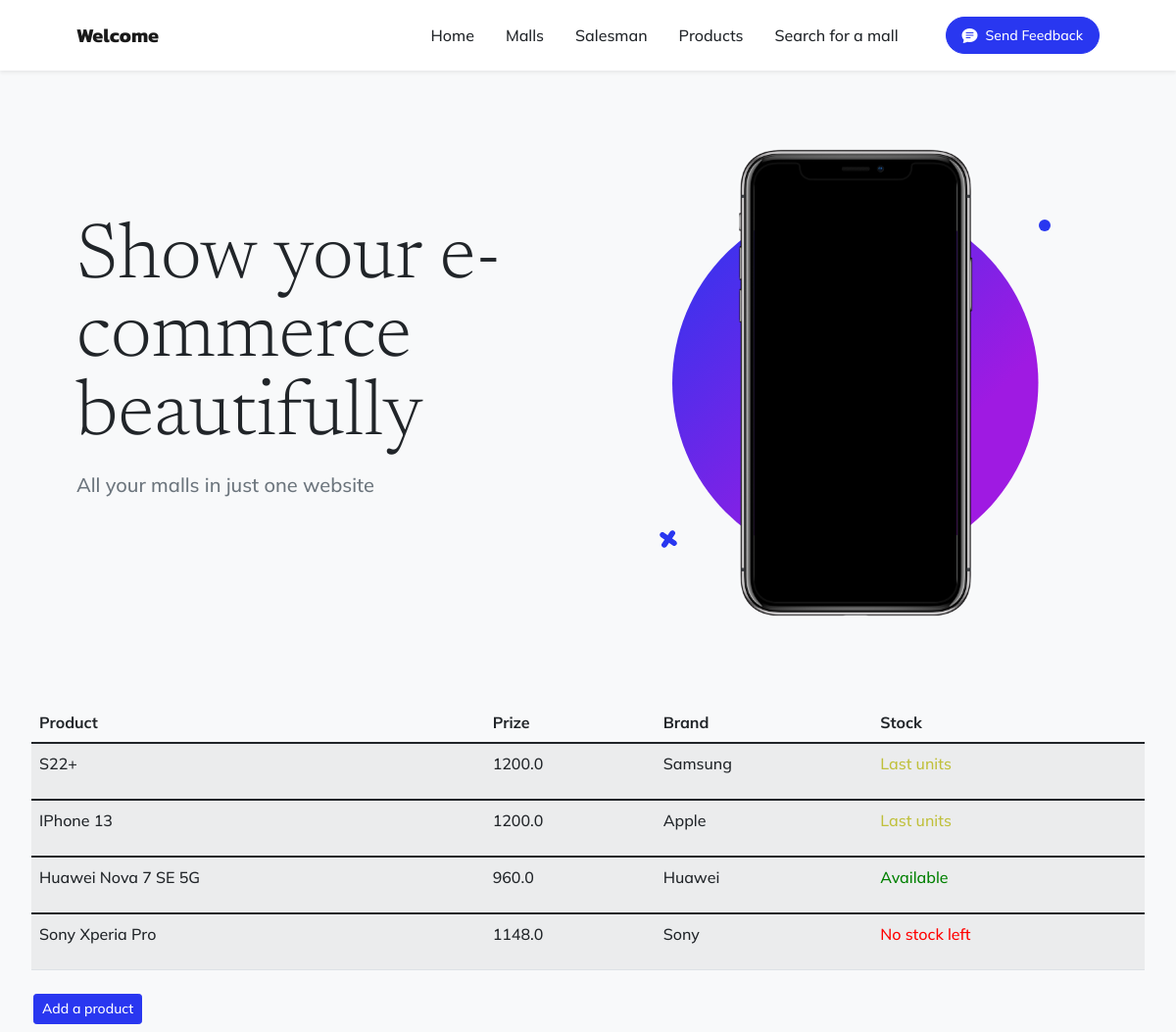
The page /productos on the database its author committed.
### App/models.py (models this page shows)
class Productos(models.Model):
    product= models.CharField(max_length=30)
    prize= models.FloatField("Prize $")
    marcas=(
        (1, 'Apple'),
        (2, 'Samsung'),
        (3, 'Huawei'),
        (4, 'Sony')
    )
    brand= models.PositiveSmallIntegerField("Brand",choices=marcas)
    stock= models.IntegerField("Stock")
    class Meta:
        verbose_name_plural = "Productos"

### App/views.py (the view)
# urls.py: path('productos',views.productos, name='Productos'),
def productos(request):
      productos = Productos.objects.all
      return render(request, "App/productos.html", {"productos":productos})

### App/templates/App/productos.html (shortened to what this page needs)
{% extends "App/index.html" %}
{% load static %}
{% block contenido_que_cambia %}
<section class="bg-light py-2">
    <div class="container px-1">
        <div class="row gx-1 justify-content-center">
                <table class="table table-striped">
                        <thead class="thead-dark">
                        <tr>
                            <th scope="col">Product</th>
                            <th scope="col">Prize</th>
                            <th scope="col">Brand</th>
                            <th scope="col">Stock</th>
                        </tr>
                        </thead>
                        <tbody>
                            {% for producto in productos %}
                                <tr>
                                    <td scope="1">{{producto.product}}</td>
                                    <td scope="2">{{producto.prize}}</td>
                                    <td scope="3">{{producto.get_brand_display}}</td>
                                    <td scope="4">
                                    {% if producto.stock == 0 %}
                                    <p style="color: red;">No stock left</p>
                                    {% elif producto.stock > 0 and producto.stock < 10 %}
                                        <p style="color: rgb(192, 192, 59);">Last units</p>
                                    {% else %}
                                        <p style="color: green;">Available</p>
                                    {% endif %}
                                    </td>
                                </tr>
                        </tbody>
                            {% endfor %}
                </table>
                    <a href="{%  url 'Productos_Formulario' %}">
                        <button type="button" class="btn btn-primary btn-sm">Add a product</button>
                    </a>
            </div>
        </div>
</section>
{% endblock %}

### rows shown on the page
Productos: product "S22+", prize "1200.0", brand "Samsung", stock "Last units"
Productos: product "IPhone 13", prize "1200.0", brand "Apple", stock "Last units"
Productos: product "Huawei Nova 7 SE 5G", prize "960.0", brand "Huawei", stock "Available"
Productos: product "Sony Xperia Pro", prize "1148.0", brand "Sony", stock "No stock left"
